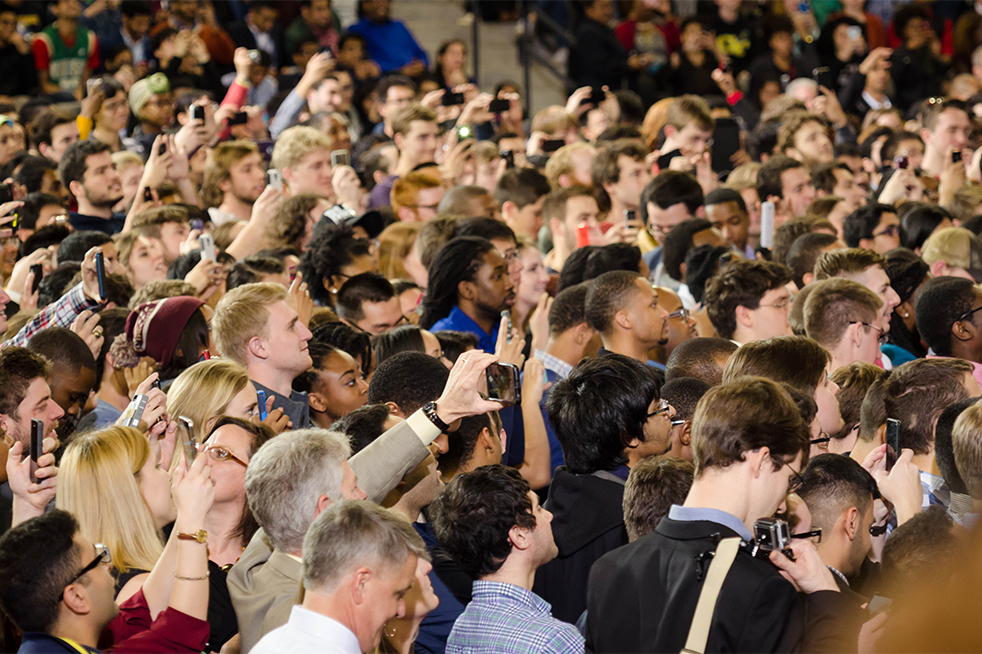
//> input picture fpga/sw/apps/ev/crowdcounting/8.jpg, 982 x 654 px
$ ./kmeans ../crowdcounting/8.jpg   (built with g++ and OpenCV 4)
//> lines starting //> are read from the running program, lines starting //| are printed output that depends on the picture
#include "opencv2/imgproc/imgproc.hpp"
#include "opencv2/highgui/highgui.hpp"

using namespace cv;

int main( int argc, char** argv )
{
  Mat src = imread( argv[1], 1 );
//> src is the input picture: 654 rows x 982 cols, CV_8UC3; mean B, G, R 74.1, 91.3, 115.1
  Mat dst;

  // increase contrast
  //src.convertTo(src, -1, 2.5, 0);
  medianBlur(src, src, 3);
  //cvtColor(src, dst, CV_BGR2GRAY);
  cvtColor(src, src, CV_BGR2YCrCb);
//> src: 654 rows x 982 cols, CV_8UC3; mean of channels 0, 1, 2 96.5, 141.4, 115.3

  vector<Mat> channels;
  split(src, channels);
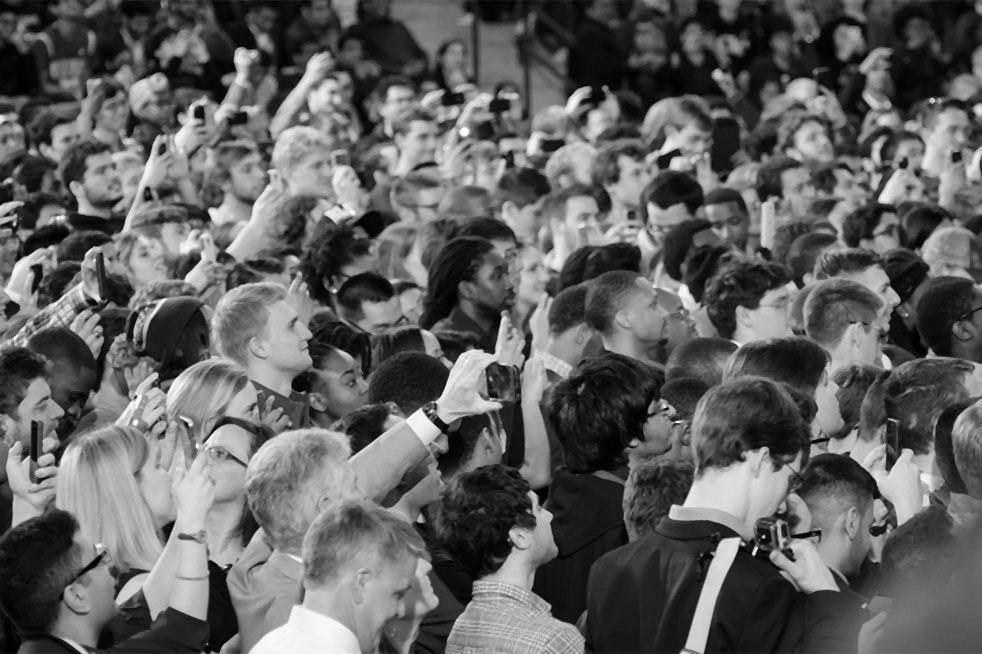
//> channels[0]: 654 rows x 982 cols, CV_8UC1; min 0, max 255, mean 96.5
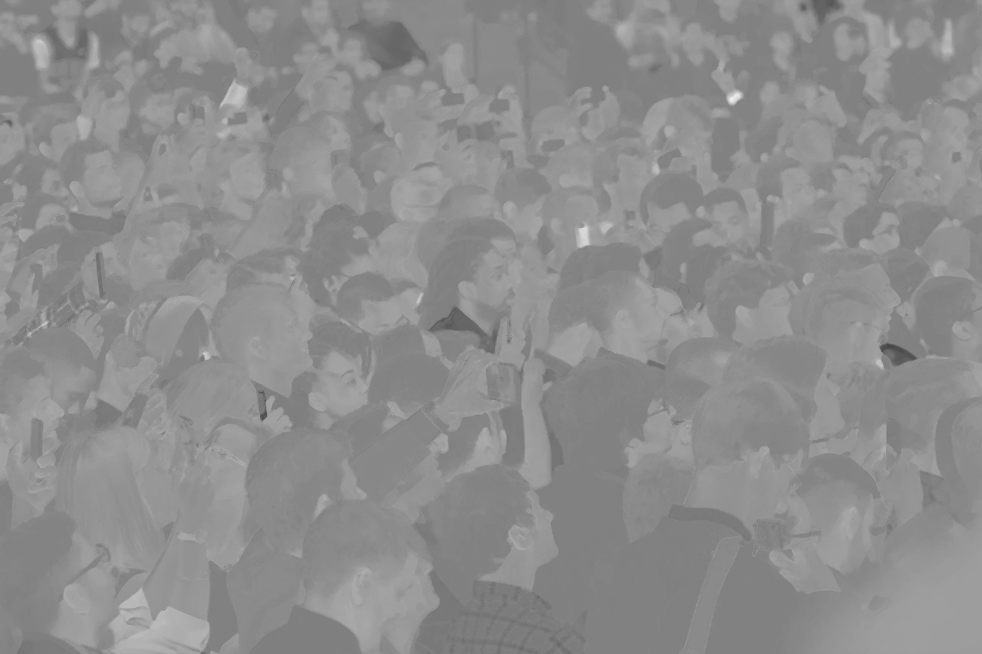
//> channels[1]: 654 rows x 982 cols, CV_8UC1; min 68, max 236, mean 141.4
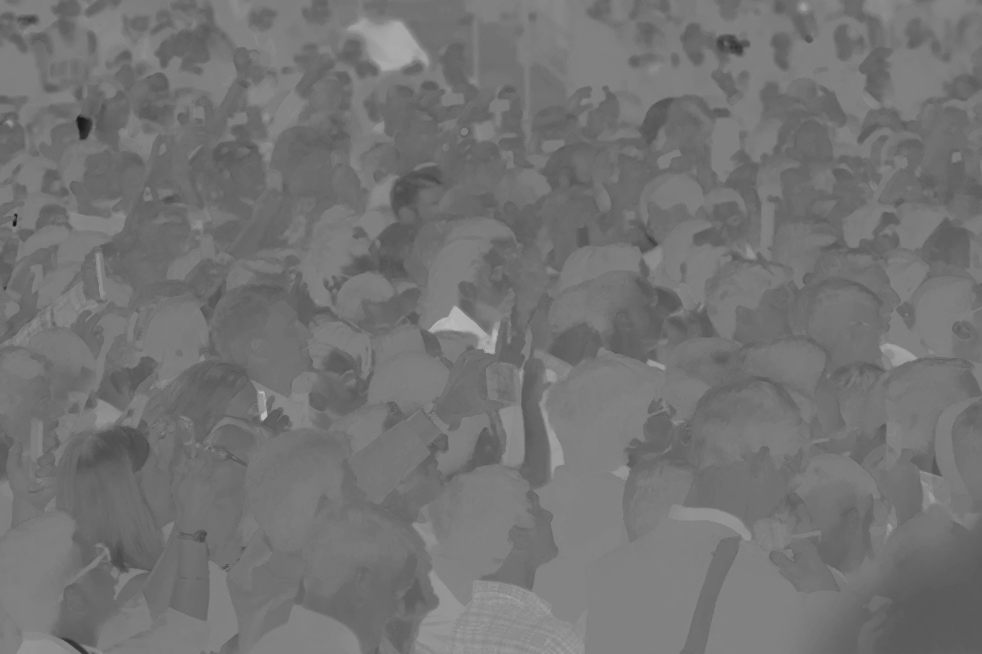
//> channels[2]: 654 rows x 982 cols, CV_8UC1; min 20, max 192, mean 115.3
  equalizeHist(channels[0], channels[0]);
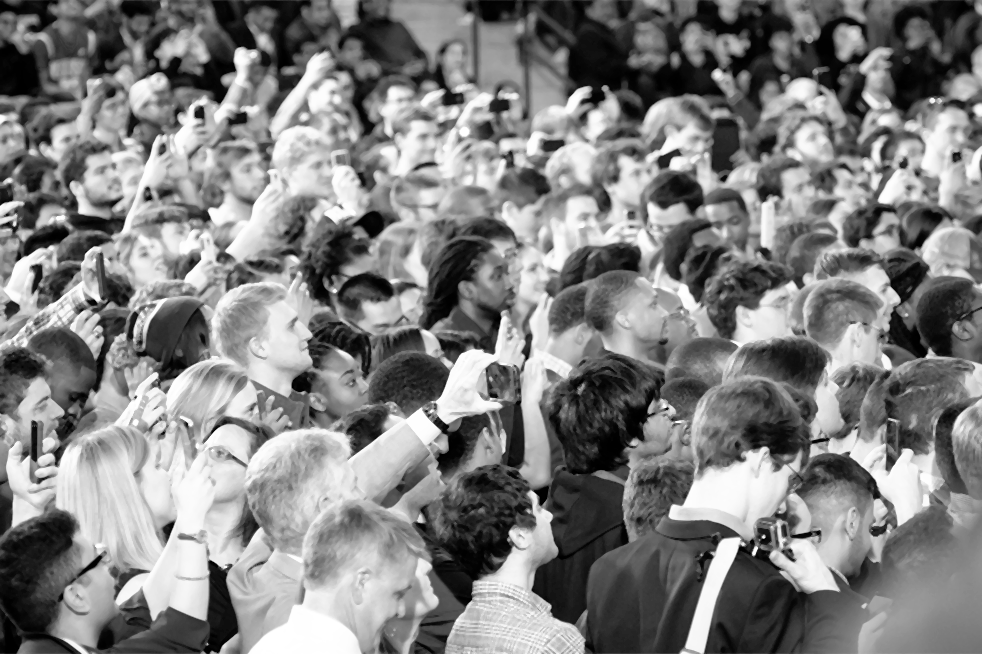
//> channels[0]: 654 rows x 982 cols, CV_8UC1; min 0, max 255, mean 128.1
  merge(channels, src);
//> src: 654 rows x 982 cols, CV_8UC3; mean of channels 0, 1, 2 128.1, 141.4, 115.3

  cvtColor(src, src, CV_YCrCb2BGR);
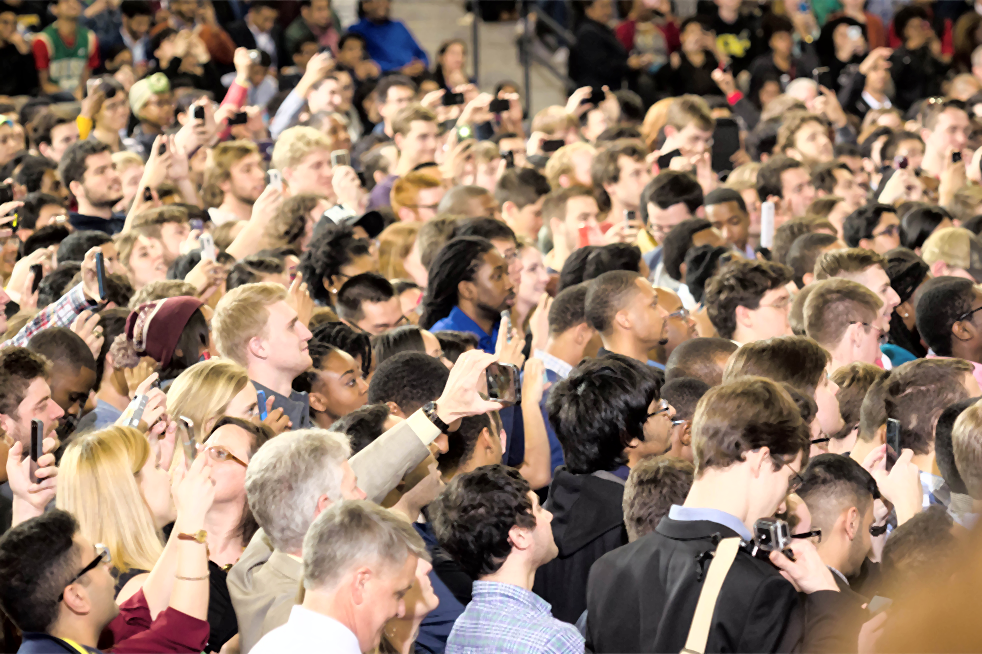
//> src: 654 rows x 982 cols, CV_8UC3; mean B, G, R 105.6, 122.9, 145.6

  //equalizeHist(dst, dst);

  Mat samples(src.rows * src.cols, 3, CV_32F);
  for( int y = 0; y < src.rows; y++ )
    for( int x = 0; x < src.cols; x++ )
      for( int z = 0; z < 3; z++)
        samples.at<float>(y + x*src.rows, z) = src.at<Vec3b>(y,x)[z];


  int clusterCount = 5;
  Mat labels;
  int attempts = 5;
  Mat centers;
  kmeans(samples, clusterCount, labels, TermCriteria(CV_TERMCRIT_ITER|CV_TERMCRIT_EPS, 10000, 0.0001), attempts, KMEANS_PP_CENTERS, centers );
//> centers = [[24.24, 24.94, 29.97], [201.6, 222.5, 247.2], [95.65, 123.5, 154.5], [141.6, 171.5, 209.4], [66.17, 73.78, 89.58]]


  Mat new_image( src.size(), src.type() );
  for( int y = 0; y < src.rows; y++ )
    for( int x = 0; x < src.cols; x++ )
    {
      int cluster_idx = labels.at<int>(y + x*src.rows,0);
      new_image.at<Vec3b>(y,x)[0] = centers.at<float>(cluster_idx, 0);
      new_image.at<Vec3b>(y,x)[1] = centers.at<float>(cluster_idx, 1);
      new_image.at<Vec3b>(y,x)[2] = centers.at<float>(cluster_idx, 2);
    }
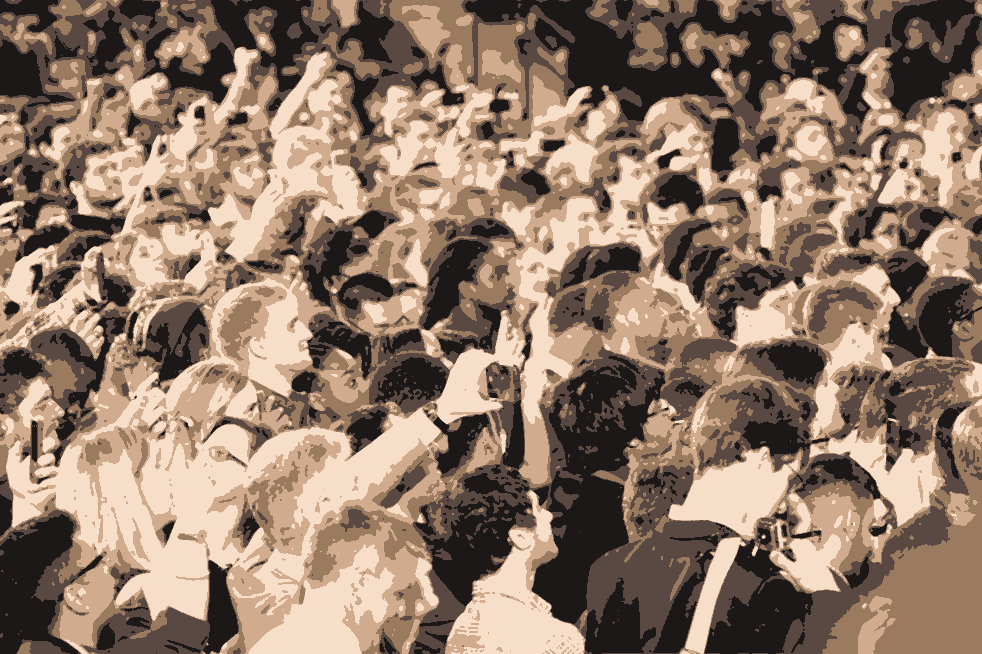
//> new_image: 654 rows x 982 cols, CV_8UC3; mean B, G, R 105.2, 122.2, 145.1
  imshow( "src", src );
  //imshow( "dst", dst );
  imshow( "clustered image", new_image );
  waitKey( 0 );
}

$ run again, on fpga/sw/apps/ev/crowdcounting/more_people.jpg
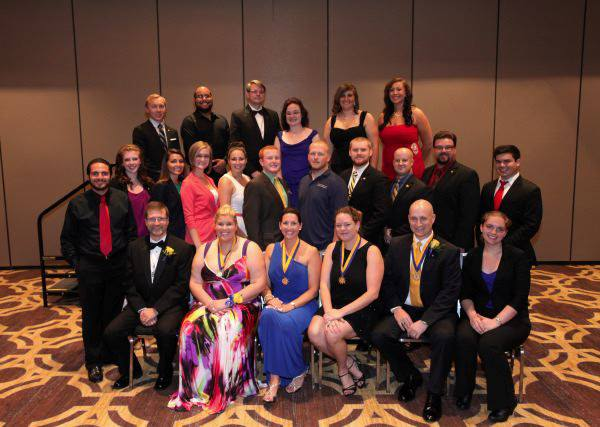
//> input picture fpga/sw/apps/ev/crowdcounting/more_people.jpg, 600 x 427 px
//> src is the input picture: 427 rows x 600 cols, CV_8UC3; mean B, G, R 52.5, 62.5, 96.9
//> `cvtColor(src, src, CV_YCrCb2BGR);`:
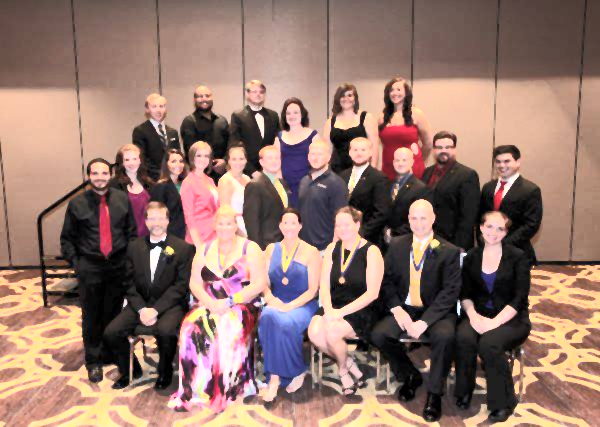
//> src: 427 rows x 600 cols, CV_8UC3; mean B, G, R 109.1, 119.3, 148.4
//> centers = [[181.3, 208.8, 249.1], [25.8, 25.2, 28.71], [106.2, 112.4, 147.6], [144.1, 158.3, 202.1], [69.78, 68.27, 88.9]]
//> after the loop `for( int y = 0; y < src.rows; y++ )`:
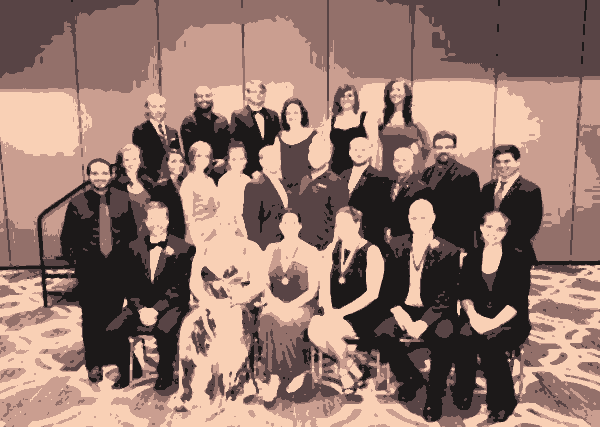
//> new_image: 427 rows x 600 cols, CV_8UC3; mean B, G, R 108.7, 118.9, 148
